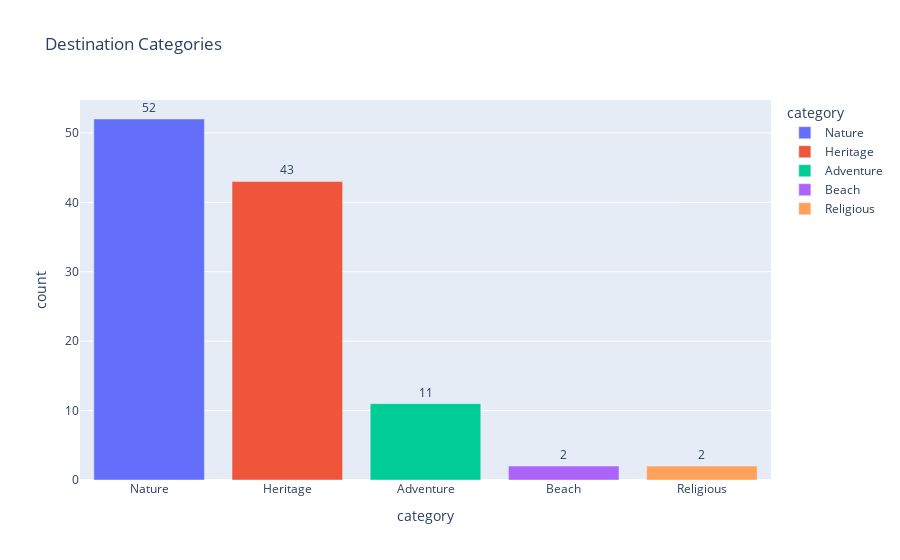
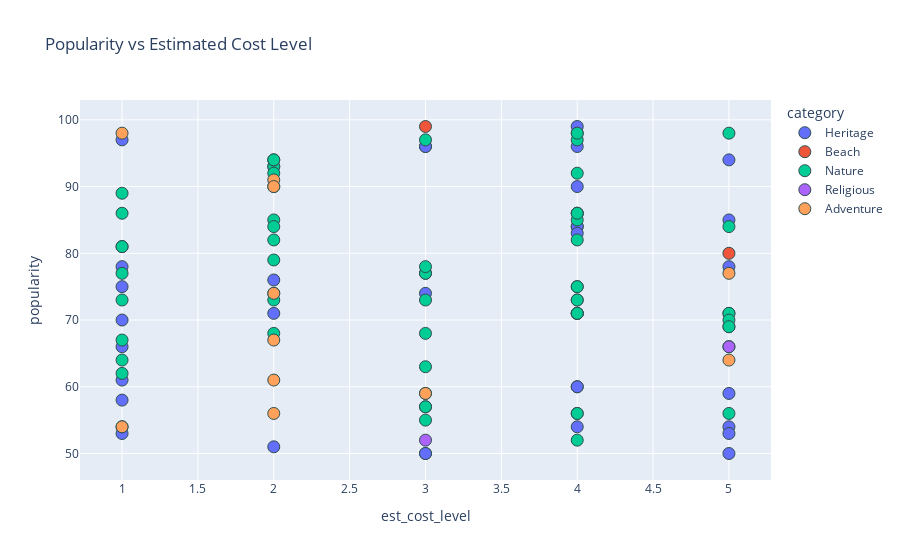

These figures' notebook cell, in order:
### Markdown cell above
# STEP 3: Quick Data Visualizations

### Code cell
# Add demo numeric columns if not present (for smooth plotting)
if 'est_cost_level' not in df.columns:
    np.random.seed(42)
    df['est_cost_level'] = np.random.randint(1, 6, size=len(df))

if 'popularity' not in df.columns:
    np.random.seed(43)
    df['popularity'] = np.random.randint(50, 100, size=len(df))

if 'city' not in df.columns and 'destination_name' in df.columns:
    df['city'] = df['destination_name']

if 'category' in df.columns:
    cat_counts = df['category'].value_counts().reset_index()
    cat_counts.columns = ['category', 'count']
    fig = px.bar(
        cat_counts,
        x='category',
        y='count',
        title='Destination Categories',
        color='category',
        text='count'
    )
    fig.update_traces(textposition='outside')
    fig.show()
else:
    print("Column 'category' not found — skipping category chart.")

if 'est_cost_level' in df.columns:
    plt.figure(figsize=(6, 4))
    plt.hist(df['est_cost_level'].dropna(), bins=range(1, 7), edgecolor='k')
    plt.title('Estimated Cost Level Distribution')
    plt.xlabel('Cost Level (1 = Low, 5 = High)')
    plt.ylabel('Number of Destinations')
    plt.grid(axis='y', alpha=0.3)
    plt.show()
else:
    print("Column 'est_cost_level' not found — skipping histogram.")

if all(col in df.columns for col in ['est_cost_level', 'popularity', 'city']):
    fig = px.scatter(
        df,
        x='est_cost_level',
        y='popularity',
        hover_name='city',
        color='category' if 'category' in df.columns else None,
        title='Popularity vs Estimated Cost Level'
    )
    fig.update_traces(marker=dict(size=12, line=dict(width=1, color='DarkSlateGrey')))
    fig.show()
else:
    print("Missing columns for scatter plot (need 'est_cost_level', 'popularity', 'city').")

### Figure 1 — Plotly figure (JSON) as saved in the notebook; plotly's stock layout.template omitted (floating-point values rounded to 4 significant figures)
{"data": [{"hovertemplate": "category=%{x}<br>count=%{text}<extra></extra>", "legendgroup": "Nature", "marker": {"color": "#636efa", "pattern": {"shape": ""}}, "name": "Nature", "orientation": "v", "showlegend": true, "text": [52.0], "textposition": "outside", "type": "bar", "x": ["Nature"], "xaxis": "x", "y": [52], "yaxis": "y"}, {"hovertemplate": "category=%{x}<br>count=%{text}<extra></extra>", "legendgroup": "Heritage", "marker": {"color": "#EF553B", "pattern": {"shape": ""}}, "name": "Heritage", "orientation": "v", "showlegend": true, "text": [43.0], "textposition": "outside", "type": "bar", "x": ["Heritage"], "xaxis": "x", "y": [43], "yaxis": "y"}, {"hovertemplate": "category=%{x}<br>count=%{text}<extra></extra>", "legendgroup": "Adventure", "marker": {"color": "#00cc96", "pattern": {"shape": ""}}, "name": "Adventure", "orientation": "v", "showlegend": true, "text": [11.0], "textposition": "outside", "type": "bar", "x": ["Adventure"], "xaxis": "x", "y": [11], "yaxis": "y"}, {"hovertemplate": "category=%{x}<br>count=%{text}<extra></extra>", "legendgroup": "Beach", "marker": {"color": "#ab63fa", "pattern": {"shape": ""}}, "name": "Beach", "orientation": "v", "showlegend": true, "text": [2.0], "textposition": "outside", "type": "bar", "x": ["Beach"], "xaxis": "x", "y": [2], "yaxis": "y"}, {"hovertemplate": "category=%{x}<br>count=%{text}<extra></extra>", "legendgroup": "Religious", "marker": {"color": "#FFA15A", "pattern": {"shape": ""}}, "name": "Religious", "orientation": "v", "showlegend": true, "text": [2.0], "textposition": "outside", "type": "bar", "x": ["Religious"], "xaxis": "x", "y": [2], "yaxis": "y"}], "layout": {"autosize": true, "barmode": "relative", "legend": {"title": {"text": "category"}, "tracegroupgap": 0}, "title": {"text": "Destination Categories"}, "xaxis": {"anchor": "y", "autorange": true, "categoryarray": ["Nature", "Heritage", "Adventure", "Beach", "Religious"], "categoryorder": "array", "domain": [0, 1], "range": [-0.5, 4.5], "title": {"text": "category"}, "type": "category"}, "yaxis": {"anchor": "x", "autorange": true, "domain": [0, 1], "range": [0, 54.74], "title": {"text": "count"}, "type": "linear"}}}

### Figure 2 — Plotly figure (JSON) as saved in the notebook; plotly's stock layout.template omitted (floating-point values rounded to 4 significant figures)
{"data": [{"hovertemplate": "<b>%{hovertext}</b><br><br>category=Heritage<br>est_cost_level=%{x}<br>popularity=%{y}<extra></extra>", "hovertext": ["Taj Mahal", "Jaipur", "Mahabalipuram", "Mysore", "Jaisalmer", "Udaipur", "Ajanta and Ellora Caves", "Mysore", "Jaisalmer", "Udaipur", "Ajanta and Ellora Caves", "Mysore", "Jaisalmer", "Udaipur", "Ajanta and Ellora Caves", "Mysore", "Jaisalmer", "Udaipur", "Ajanta and Ellora Caves", "Mysore", "Jaisalmer", "Udaipur", "Ajanta and Ellora Caves", "Mysore", "Jaisalmer", "Udaipur", "Ajanta and Ellora Caves", "Mysore", "Jaisalmer", "Udaipur", "Ajanta and Ellora Caves", "Mysore", "Jaisalmer", "Udaipur", "Ajanta and Ellora Caves", "Mysore", "Jaisalmer", "Udaipur", "Ajanta and Ellora Caves", "Mysore", "Jaisalmer", "Udaipur", "Ajanta and Ellora Caves"], "legendgroup": "Heritage", "marker": {"color": "#636efa", "line": {"color": "DarkSlateGrey", "width": 1}, "size": 12, "symbol": "circle"}, "mode": "markers", "name": "Heritage", "orientation": "v", "showlegend": true, "type": "scatter", "x": [4, 5, 3, 3, 5, 2, 1, 5, 4, 3, 4, 4, 4, 5, 1, 1, 4, 1, 2, 4, 4, 1, 4, 4, 5, 4, 4, 5, 5, 2, 4, 1, 5, 1, 4, 1, 3, 3, 2, 1, 4, 5, 3], "xaxis": "x", "y": [54, 50, 96, 50, 85, 51, 61, 54, 86, 74, 60, 84, 98, 59, 97, 53, 84, 75, 76, 90, 60, 81, 96, 73, 53, 56, 86, 69, 71, 71, 99, 66, 94, 78, 83, 58, 50, 96, 93, 70, 71, 78, 77], "yaxis": "y"}, {"hovertemplate": "<b>%{hovertext}</b><br><br>category=Beach<br>est_cost_level=%{x}<br>popularity=%{y}<extra></extra>", "hovertext": ["Goa", "Andaman Islands"], "legendgroup": "Beach", "marker": {"color": "#EF553B", "line": {"color": "DarkSlateGrey", "width": 1}, "size": 12, "symbol": "circle"}, "mode": "markers", "name": "Beach", "orientation": "v", "showlegend": true, "type": "scatter", "x": [3, 5], "xaxis": "x", "y": [99, 80], "yaxis": "y"}, {"hovertemplate": "<b>%{hovertext}</b><br><br>category=Nature<br>est_cost_level=%{x}<br>popularity=%{y}<extra></extra>", "hovertext": ["Kerala Backwaters", "Sundarbans", "Kaziranga National Park", "Shimla", "Darjeeling", "Munnar", "Cherrapunji", "Kaziranga National Park", "Shimla", "Darjeeling", "Munnar", "Cherrapunji", "Kaziranga National Park", "Shimla", "Darjeeling", "Munnar", "Cherrapunji", "Kaziranga National Park", "Shimla", "Darjeeling", "Munnar", "Cherrapunji", "Kaziranga National Park", "Shimla", "Darjeeling", "Munnar", "Cherrapunji", "Kaziranga National Park", "Shimla", "Darjeeling", "Munnar", "Cherrapunji", "Kaziranga National Park", "Shimla", "Darjeeling", "Munnar", "Cherrapunji", "Kaziranga National Park", "Shimla", "Darjeeling", "Munnar", "Cherrapunji", "Kaziranga National Park", "Shimla", "Darjeeling", "Munnar", "Cherrapunji", "Kaziranga National Park", "Shimla", "Darjeeling", "Munnar", "Cherrapunji"], "legendgroup": "Nature", "marker": {"color": "#00cc96", "line": {"color": "DarkSlateGrey", "width": 1}, "size": 12, "symbol": "circle"}, "mode": "markers", "name": "Nature", "orientation": "v", "showlegend": true, "type": "scatter", "x": [5, 3, 4, 4, 4, 5, 4, 2, 1, 3, 2, 4, 3, 3, 3, 5, 2, 4, 2, 2, 5, 4, 4, 3, 4, 2, 2, 2, 2, 2, 2, 4, 1, 5, 1, 4, 4, 5, 1, 1, 1, 3, 3, 1, 5, 2, 1, 4, 1, 3, 4, 3], "xaxis": "x", "y": [71, 77, 73, 75, 97, 84, 52, 85, 62, 97, 82, 98, 59, 78, 57, 70, 90, 82, 93, 79, 98, 71, 71, 57, 85, 84, 92, 68, 74, 94, 73, 71, 64, 69, 77, 92, 56, 66, 89, 81, 67, 55, 63, 54, 56, 94, 73, 75, 86, 73, 86, 68], "yaxis": "y"}, {"hovertemplate": "<b>%{hovertext}</b><br><br>category=Religious<br>est_cost_level=%{x}<br>popularity=%{y}<extra></extra>", "hovertext": ["Varanasi", "Amritsar"], "legendgroup": "Religious", "marker": {"color": "#ab63fa", "line": {"color": "DarkSlateGrey", "width": 1}, "size": 12, "symbol": "circle"}, "mode": "markers", "name": "Religious", "orientation": "v", "showlegend": true, "type": "scatter", "x": [5, 3], "xaxis": "x", "y": [66, 52], "yaxis": "y"}, {"hovertemplate": "<b>%{hovertext}</b><br><br>category=Adventure<br>est_cost_level=%{x}<br>popularity=%{y}<extra></extra>", "hovertext": ["Manali", "Rishikesh", "Rishikesh", "Rishikesh", "Rishikesh", "Rishikesh", "Rishikesh", "Rishikesh", "Rishikesh", "Rishikesh", "Rishikesh"], "legendgroup": "Adventure", "marker": {"color": "#FFA15A", "line": {"color": "DarkSlateGrey", "width": 1}, "size": 12, "symbol": "circle"}, "mode": "markers", "name": "Adventure", "orientation": "v", "showlegend": true, "type": "scatter", "x": [2, 2, 1, 1, 2, 5, 2, 2, 5, 3, 2], "xaxis": "x", "y": [67, 61, 98, 54, 91, 77, 56, 90, 64, 59, 74], "yaxis": "y"}], "layout": {"autosize": true, "legend": {"title": {"text": "category"}, "tracegroupgap": 0}, "title": {"text": "Popularity vs Estimated Cost Level"}, "xaxis": {"anchor": "y", "autorange": true, "domain": [0, 1], "range": [0.735, 5.265], "title": {"text": "est_cost_level"}, "type": "linear"}, "yaxis": {"anchor": "x", "autorange": true, "domain": [0, 1], "range": [44.5, 104.5], "title": {"text": "popularity"}, "type": "linear"}}}
